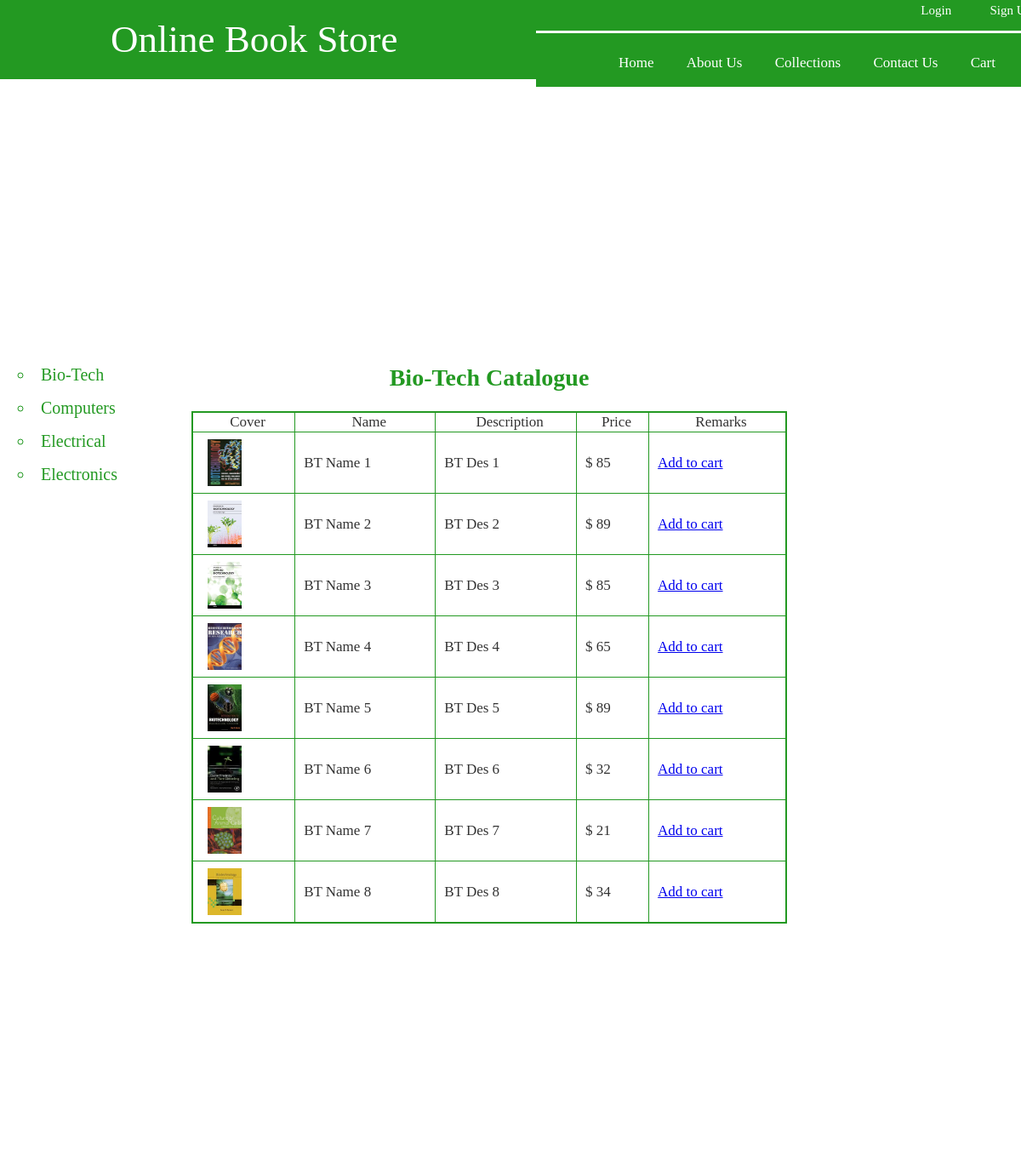
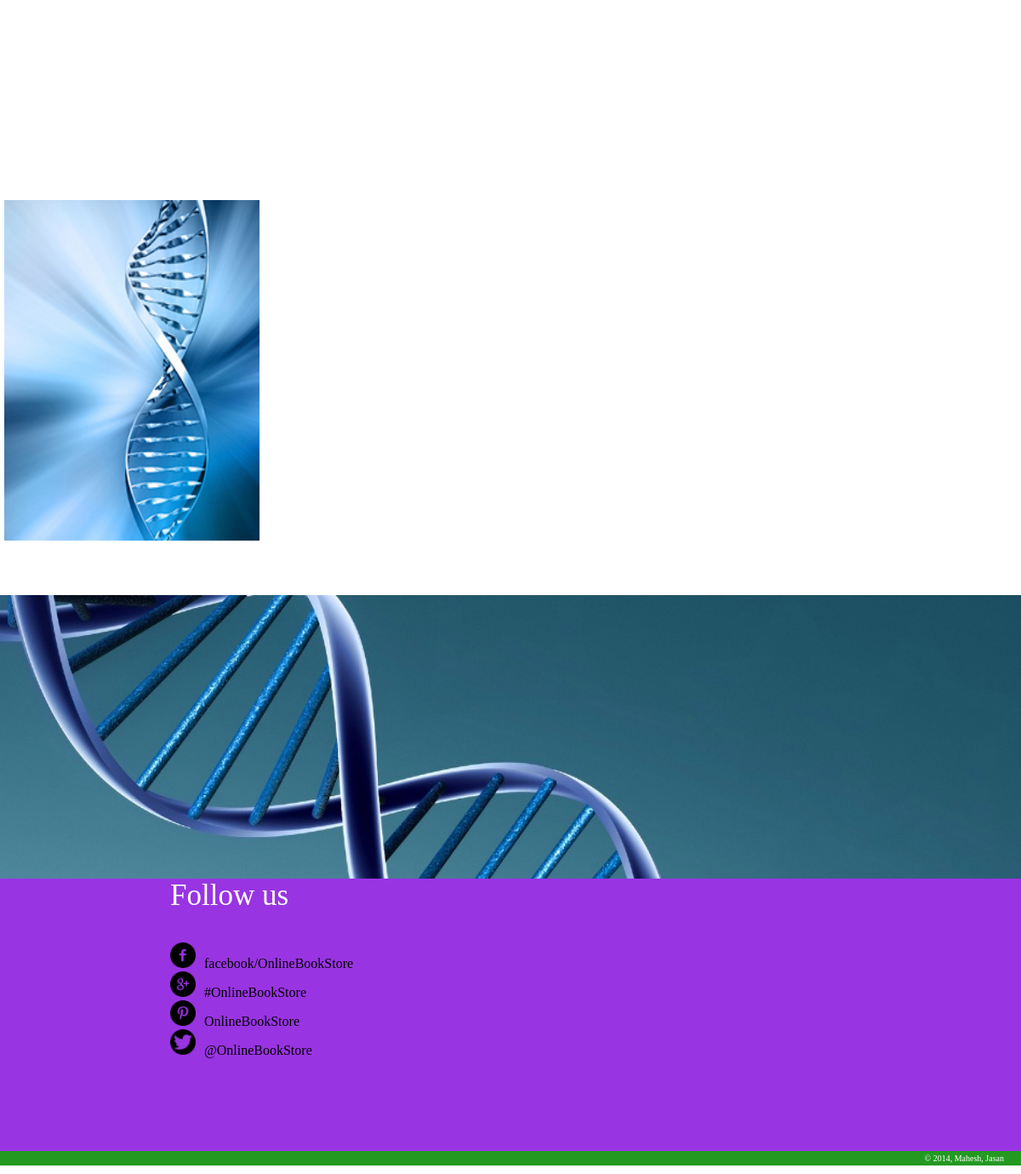
/biotech.php, run on the app's committed database (2 pictures, top to bottom).
### tables this page shows
CREATE TABLE IF NOT EXISTS `products` (
  `id_product` int(11) NOT NULL AUTO_INCREMENT,
  `name` varchar(100) NOT NULL,
  `description` varchar(250) NOT NULL,
  `price` decimal(6,0) NOT NULL,
  `cat` text NOT NULL,
  PRIMARY KEY (`id_product`)
);

### products.php (the view, shortened to what this page needs)
<div id="hello"><center>
	<h2>Bio-Tech Catalogue</h2>
		<table style="width:700px;">
		<tr  align="center" >
		<td>Cover</td>
		<td >Name</td>
		<td >Description</td>
		<td >Price</td>
		<td >Remarks</td>
		</tr>
	<tr>
		<?php
			$sql= "select * from products where cat='biotech' ORDER BY name ASC";
			$query= mysql_query($sql);
			while($row=mysql_fetch_array($query))
			{
			?>
			<tr>
				<td><img src="images/biotech/<?php echo $row['id_product']?>.jpg " style="height:55px;width:40px;"></td>
				<td><?php echo $row['name'] ?></td>
				<td><?php echo $row['description'] ?></td>
				<td>$ <?php echo $row['price'] ?></td>
				<td><a href="biotech.php?page=products&action=add&id=<?php echo $row['id_product'] ?>">Add to cart</a></td>
			</tr>
		<?php
			}
		?>
	</tr>
</table>
</center></div>

### biotech.php (shortened to what this page needs)
<?php
if(isset($_GET['page'])){
	$pages=array("products","cart1");
	if(in_array($_GET['page'],$pages)){
		$_page=$_GET['page'];
	}
	else{
		$_page="products";
	}
}
else{
	$_page="products";
}
?>
<html>
	<head>
		<link href="tst.css" type="text/css" rel="stylesheet">
	</head>
	<body>
	<div id="container">
		<div id="head-nav">
			<div id="header">
				<p> Online Book Store</p>
			</div>
			<div id="sign">
				<?php if(isset($_SESSION['fname'])){
					?><p> Welcome<?php echo $_SESSION['fname']?> <a href="logout.php"> Logout</a></p>
					<?php
				}
				else{
					?>
					<p><a href="login.php">Login</a> &nbsp; <a href="reg.php" > Sign Up</a></p>
				<?php }
			?>
			</div>
			<div id="nav">
				<ul>
					<a href="index.php"><li> Home </li></a>
					<a href="about_us.php"><li> About Us</li> </a>
					<a href="collection.php"><li> Collections</li> </a>
					<a href="contactus.php"><li> Contact Us</li> </a>
					<a href="cart0.php?page=cart1"><li> Cart </li> </a>
				</ul>
			</div>
		</div>
		<div id="container-body">
			<div id="image">
			<img src="images/bio2.jpg"></img>
			</div>
		</div>
			<div id="lft">
				<ul>
					<a href="biotech.php"><li> Bio-Tech </li> </a>
					<a href="computers.php"><li> Computers </li></a>
					<a href="electrical.php"><li> Electrical </li></a>
					<a href="electronic.php"><li> Electronics </li>	</a>
				</ul>
			</div>
			<div id="content">
				<?php	require($_page.".php"); ?>
		 	</div>
		<div id="right">
			<img src="images/bio.jpg" alt="vision" style="height:400px"></img>
		</div>
		<div id="contact">
			<p> Follow  us </p>
			<a href="" ><img src="images/f.png"	>facebook/OnlineBookStore </img></a><br>
			<a href="" ><img src="images/g.png">#OnlineBookStore </img></a><br>
			<a href="" ><img src="images/p.png">OnlineBookStore</img></a><br>
			<a href="" ><img src="images/t2.png">@OnlineBookStore </img></a>
		</div>
		<div id="footer">
			<p> &copy; 2014, Mahesh, Jasan</p>
		</div>
		</div>
	</body>
</html>

### tst.css (style rules this page uses)
body { margin:0 auto; font-family: Segoe UI Light; }
#header { width:630px; float:left; position: fixed; top:0; background:#239922; }
#header p { font-family:Segoe UI Light; font-size: 45px; padding-left:130px; padding-bottom:11px; color:#fff; margin-top:20px; margin-bottom:10px; }
#sign { left:630px; width:630px; padding-right:20px; float:right; position:fixed; top:0; background:#239922; }
#sign p { text-align:right; color:#fff; position:relative; margin-top:4px; padding-right:30px; font-family:Segoe UI Light; font-size:15px; }
#sign a { text-decoration:none; font-family:Segoe UI Light; color:#fff; padding:17px; }
#nav { position: fixed; top: 39px; left: 630px; padding-left: 40px; padding-top:25px; float:right; width:610px; height:38px; background:#239922; }
#nav ul,li { margin:0 auto; display: inline; }
#nav a { padding: 17px; font-family:Segoe UI Light; font-size: 17px; text-decoration: none; color:#fff; text-decoration: none; }
#image img { position:absolute; bottom:299px; float:left; width:1265px; z-index: -1; border-bottom: 2px #239922 solid; }
#lft { margin-top: 405px; width:200px; float:left; height:82%; }
#lft li { font-family: Segoe UI Light; display: list-item; list-style-type: circle; padding: 8px; text-decoration: none; }
#lft a { text-decoration: none; font-family: Segoe UI Light; font-size: 20px; color: #239922; }
#content { margin-top: 405px; width:750px; text-align: justify; float:left; height: 100%; }
#content img { width:305px; padding-top:2px; padding-right: 70px; height: 160px; float: left; }
#content table { font-size: 17px; }
#content td { font-family: segoe UI Light; color: #333; }
#content h2 { font-family: Segoe UI Light; font-size: 28px; color: #239922; }
#hello table { border-collapse:collapse; border:2px solid #239922; padding:5px; }
#hello td,th { border-collapse:collapse; border:1px solid #239922; padding-left: 10px; }
#hello img { padding: 7px; width: 80px; height: 100px; }
#right { margin-top: 405px; width:305px; height:100%; float:left; }
#right img { padding-top: 3px; width:305px; float:right; width: 300px; height: 200px; }
#contact { background-color: #9934e2; height: 40%; clear: left; }
#contact p { font-family: Segoe UI Light; padding-left: 200px; font-size: 35px; color: #fff; }
#contact img { color: #fff; padding-right: 10px; padding-left: 200px; height: 30px; width: 30px; }
#contact a { text-decoration: none; color:black; }
#footer { margin-top: -10px; clear:left; color:#ccc; background:#239922; font-size:10px; }
#footer p { font-family: Segoe UI Light; text-align: right; padding: 3px; color: #fff; padding-right: 20px; }

### data on the page
products: shows a picture, name "BT Name 1", description "BT Des 1", price "85"
products: shows a picture, name "BT Name 2", description "BT Des 2", price "89"
products: shows a picture, name "BT Name 3", description "BT Des 3", price "85"
products: shows a picture, name "BT Name 4", description "BT Des 4", price "65"
products: shows a picture, name "BT Name 5", description "BT Des 5", price "89"
products: shows a picture, name "BT Name 6", description "BT Des 6", price "32"
products: shows a picture, name "BT Name 7", description "BT Des 7", price "21"
products: shows a picture, name "BT Name 8", description "BT Des 8", price "34"
